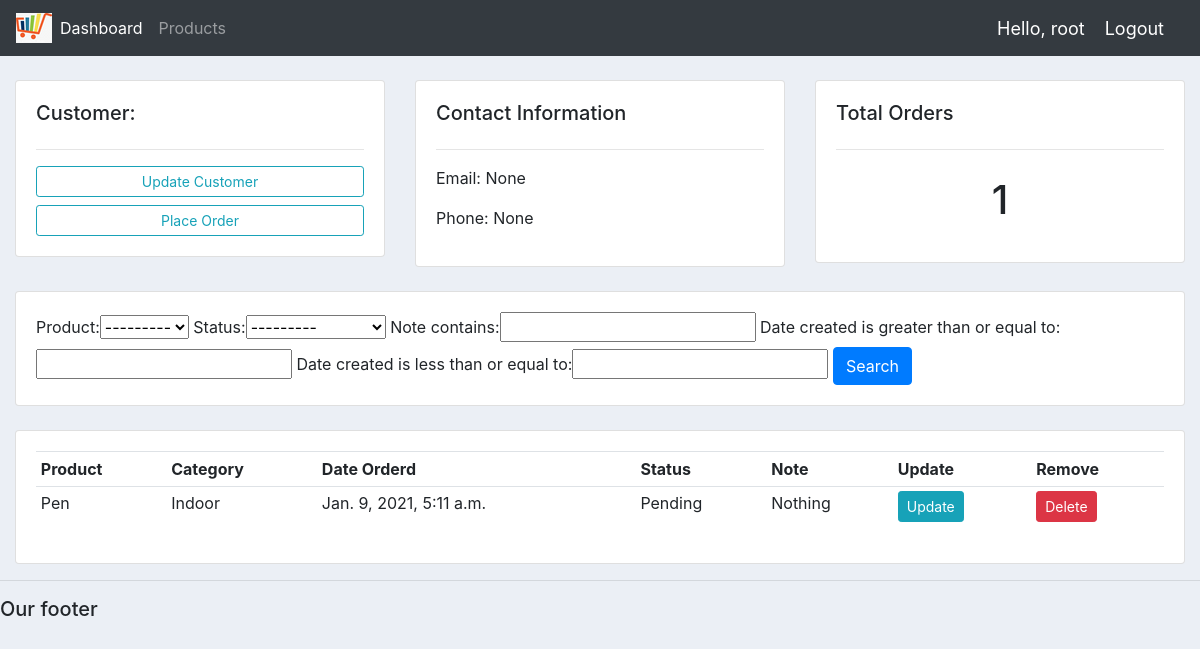
The page /customer/3/ (signed in) on the database its author committed.
### accounts/models.py (models this page shows, shortened)
class Customer(models.Model):
    user = models.OneToOneField(User, null=True, on_delete=models.CASCADE)
    name = models.CharField(max_length=200, null=True)
    phone = models.CharField(max_length=200, null=True)
    email = models.EmailField(max_length=200, null=True)
    profile_pic = models.ImageField(default="profile1.png", null=True, blank=True)
    date_created = models.DateTimeField(auto_now_add=True, null=True)

class Order(models.Model):
    STATUS = (
        ('Pending', 'Pending'),
        ('Out for delivery', 'Out for delivery'),
        ('Delivered', 'Delivered'),
    )
    customer = models.ForeignKey(Customer, null=True, on_delete=models.SET_NULL)
    product = models.ForeignKey(Product, null=True, on_delete=models.SET_NULL)
    date_created = models.DateTimeField(auto_now_add=True, null=True)
    status = models.CharField(max_length=200, null=True, choices=STATUS)
    note = models.CharField(max_length=1000, null=True)

class Product(models.Model):
    CATEGORY = (
        ('Indoor', 'Indoor'),
        ('Out Door', 'Out Door'),
    )
    name = models.CharField(max_length=200, null=True)
    price = models.FloatField(null=True)
    category = models.CharField(max_length=200, null=True, choices=CATEGORY)
    description = models.CharField(max_length=200, null=True, blank=True)
    date_created = models.DateTimeField(auto_now_add=True, null=True)
    tags = models.ManyToManyField(Tag)
    def __str__(self):
        return self.name

### accounts/decorators.py (the view)
		def wrapper_func(request, *args, **kwargs):
			group = None
			if request.user.groups.exists():
				group = request.user.groups.all()[0].name
			if group in allowed_roles:
				return view_func(request, *args, **kwargs)
			else:
				return HttpResponse('You are not authorized to view this page')

### accounts/views.py (called while the page is built)
@login_required(login_url='login')
@allowed_users(allowed_roles=['admin'])
def customer(request, pk):
	customer = Customer.objects.get(id=pk)
	orders = customer.order_set.all()
	order_count = orders.count()
	myFilter = OrderFilter(request.GET, queryset=orders)
	orders = myFilter.qs
	context = {'customer': customer, 'orders': orders, 'order_count': order_count, 'myFilter': myFilter}
	return render(request, 'accounts/customer.html', context)

### accounts/templates/accounts/customer.html
{%  extends 'accounts/main.html' %}
{% block content %}
	<br>
<div class="row">
	<div class="col-md">
		<div class="card card-body">
			<h5>Customer:</h5>
			<hr>
			<a class="btn btn-outline-info  btn-sm btn-block" href="">Update Customer</a>
			<a class="btn btn-outline-info  btn-sm btn-block" href="{% url 'create_order' customer.id %}">Place Order</a>
		</div>
	</div>
	<div class="col-md">
		<div class="card card-body">
			<h5>Contact Information</h5>
			<hr>
			<p>Email: {{customer.email}}</p>
			<p>Phone: {{customer.phone}}</p>
		</div>
	</div>
	<div class="col-md">
		<div class="card card-body">
			<h5>Total Orders</h5>
			<hr>
			<h1 style="text-align: center;padding: 10px">{{order_count}}</h1>
		</div>
	</div>
</div>
<br>
<div class="row">
	<div class="col">
		<div class="card card-body">
			<form method="get">
				{{myFilter.form}}
				<button class="btn btn-primary" type="submit">Search</button>
			</form>
		</div>
	</div>
</div>
<br>
<div class="row">
	<div class="col-md">
		<div class="card card-body">
			<table class="table table-sm">
				<tr>
					<th>Product</th>
					<th>Category</th>
					<th>Date Orderd</th>
					<th>Status</th>
					<th>Note</th>
					<th>Update</th>
					<th>Remove</th>
				</tr>
				{% for order in orders %}
					<tr>
						<td>{{order.product}}</td>
						<td>{{order.product.category}}</td>
						<td>{{order.date_created}}</td>
						<td>{{order.status}}</td>
						<td>{{order.note}}</td>
						<td> <a class="btn btn-sm btn-info" href="{% url 'update_order' order.id %}">Update</a> </td>
						<td> <a class="btn btn-sm btn-danger" href="{% url 'delete_order' order.id %}">Delete</a> </td>
					</tr>
				{% endfor %}
			</table>
		</div>
	</div>
</div>
{% endblock %}

### accounts/templates/accounts/navbar.html (shortened to what this page needs)
{% load static %}
<nav class="navbar navbar-expand-lg navbar-dark bg-dark">
 <img src="{% static 'images/logo.jpg' %}">
  <div class="collapse navbar-collapse" id="navbarNav">
    <ul class="navbar-nav">
        {% if request.user.is_staff %}
      <li class="nav-item active">
        <a class="nav-link" href="{% url 'home' %}">Dashboard</a>
      </li>
      <li class="nav-item">
        <a class="nav-link" href="{% url 'products' %}">Products</a>
      </li>
        {% else %}
        <li class="nav-item">
        <a class="nav-link" href="{% url 'account' %}">Settings</a>
        </li>
        {% endif %}
    </ul>
  </div>
    <span class="hello-msg">Hello, {{request.user}}</span>
    <span><a class="hello-msg" href="{% url 'logout' %}">Logout</a></span>
</nav>

### static/css/main.css (style rules this page uses)
body { background-color: #ebeff5; }

### accounts/templates/accounts/navbar.html (style rules this page uses)
.hello-msg { font-size: 18px; color: #fff; margin-right: 20px; }

### rows shown on the page
Customer: email "None", phone "None"
Order: product "Pen", product.category "Indoor", date_created "Jan. 9, 2021, 5:11 a.m.", status "Pending", note "Nothing"

### other values the page prints
{{ request.user }} "root"
{{ order_count }} "1"
